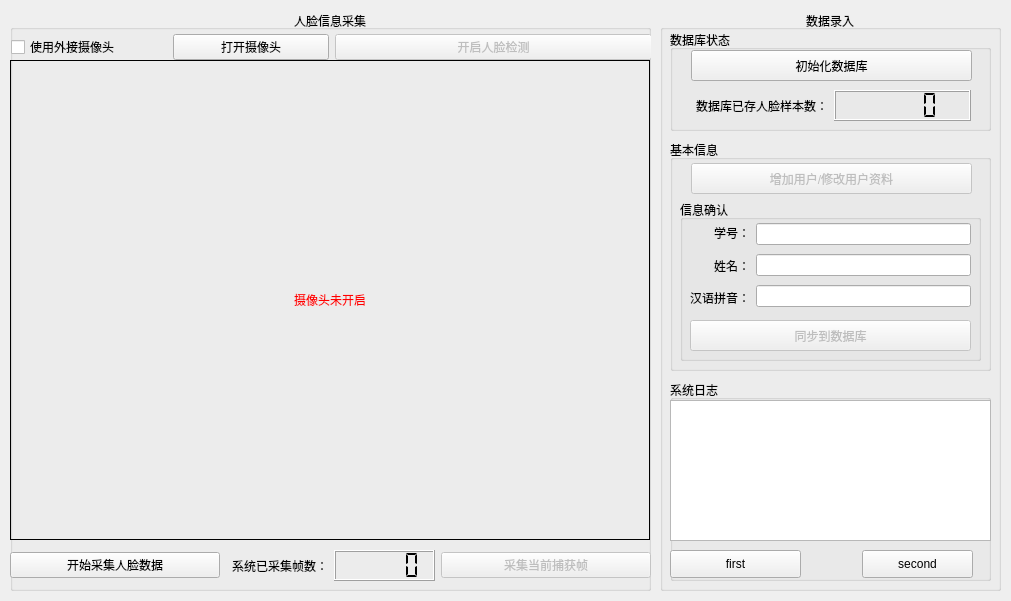
<?xml version="1.0" encoding="UTF-8"?>
<ui version="4.0">
 <class>dataRecordUI</class>
 <widget class="QWidget" name="dataRecordUI">
  <property name="geometry">
   <rect>
    <x>0</x>
    <y>0</y>
    <width>1011</width>
    <height>601</height>
   </rect>
  </property>
  <property name="windowTitle">
   <string>OpenCV Face Recognition System - DataRecord</string>
  </property>
  <widget class="QGroupBox" name="faceRecordGroupBox">
   <property name="geometry">
    <rect>
     <x>10</x>
     <y>10</y>
     <width>641</width>
     <height>581</height>
    </rect>
   </property>
   <property name="title">
    <string>人脸信息采集</string>
   </property>
   <property name="alignment">
    <set>Qt::AlignCenter</set>
   </property>
   <property name="flat">
    <bool>false</bool>
   </property>
   <widget class="QLabel" name="faceDetectCaptureLabel">
    <property name="geometry">
     <rect>
      <x>0</x>
      <y>50</y>
      <width>640</width>
      <height>480</height>
     </rect>
    </property>
    <property name="frameShape">
     <enum>QFrame::Box</enum>
    </property>
    <property name="text">
     <string>&lt;font color=red&gt;摄像头未开启&lt;/font&gt;</string>
    </property>
    <property name="alignment">
     <set>Qt::AlignCenter</set>
    </property>
   </widget>
   <widget class="QWidget" name="layoutWidget_2">
    <property name="geometry">
     <rect>
      <x>0</x>
      <y>540</y>
      <width>641</width>
      <height>31</height>
     </rect>
    </property>
    <layout class="QHBoxLayout" name="faceRecordHorizontalLayout">
     <item>
      <widget class="QPushButton" name="startFaceRecordButton">
       <property name="enabled">
        <bool>true</bool>
       </property>
       <property name="text">
        <string>开始采集人脸数据</string>
       </property>
      </widget>
     </item>
     <item>
      <layout class="QHBoxLayout" name="faceRecordCountHorizontalLayout">
       <item>
        <widget class="QLabel" name="faceRecordCountLabel">
         <property name="text">
          <string>系统已采集帧数：</string>
         </property>
         <property name="alignment">
          <set>Qt::AlignRight|Qt::AlignTrailing|Qt::AlignVCenter</set>
         </property>
        </widget>
       </item>
       <item>
        <widget class="QLCDNumber" name="faceRecordCountLcdNum">
         <property name="segmentStyle">
          <enum>QLCDNumber::Flat</enum>
         </property>
        </widget>
       </item>
      </layout>
     </item>
     <item>
      <widget class="QPushButton" name="enableFaceRecordButton">
       <property name="enabled">
        <bool>false</bool>
       </property>
       <property name="text">
        <string>采集当前捕获帧</string>
       </property>
      </widget>
     </item>
    </layout>
   </widget>
   <widget class="QWidget" name="layoutWidget">
    <property name="geometry">
     <rect>
      <x>1</x>
      <y>21</y>
      <width>641</width>
      <height>32</height>
     </rect>
    </property>
    <layout class="QHBoxLayout" name="controlHorizontalLayout">
     <item>
      <layout class="QHBoxLayout" name="webcamHorizontalLayout">
       <item>
        <widget class="QCheckBox" name="useExternalCameraCheckBox">
         <property name="text">
          <string>使用外接摄像头</string>
         </property>
        </widget>
       </item>
       <item>
        <widget class="QPushButton" name="startWebcamButton">
         <property name="text">
          <string>打开摄像头</string>
         </property>
        </widget>
       </item>
      </layout>
     </item>
     <item>
      <widget class="QPushButton" name="enableFaceDetectButton">
       <property name="enabled">
        <bool>false</bool>
       </property>
       <property name="text">
        <string>开启人脸检测</string>
       </property>
      </widget>
     </item>
    </layout>
   </widget>
   <zorder>layoutWidget_2</zorder>
   <zorder>faceDetectCaptureLabel</zorder>
   <zorder>layoutWidget</zorder>
  </widget>
  <widget class="QGroupBox" name="dataGroupBox">
   <property name="geometry">
    <rect>
     <x>660</x>
     <y>10</y>
     <width>341</width>
     <height>581</height>
    </rect>
   </property>
   <property name="title">
    <string>数据录入</string>
   </property>
   <property name="alignment">
    <set>Qt::AlignCenter</set>
   </property>
   <widget class="QGroupBox" name="userInfoGroupBox">
    <property name="geometry">
     <rect>
      <x>10</x>
      <y>130</y>
      <width>321</width>
      <height>231</height>
     </rect>
    </property>
    <property name="title">
     <string>基本信息</string>
    </property>
    <widget class="QGroupBox" name="infoConfirmGroupBox">
     <property name="geometry">
      <rect>
       <x>10</x>
       <y>60</y>
       <width>301</width>
       <height>161</height>
      </rect>
     </property>
     <property name="title">
      <string>信息确认</string>
     </property>
     <widget class="QWidget" name="layoutWidget_3">
      <property name="geometry">
       <rect>
        <x>10</x>
        <y>20</y>
        <width>281</width>
        <height>91</height>
       </rect>
      </property>
      <layout class="QHBoxLayout" name="infoConfirmHorizontalLayout">
       <item>
        <layout class="QVBoxLayout" name="keyVerticalLayout">
         <item>
          <widget class="QLabel" name="stuIDLabel">
           <property name="frameShape">
            <enum>QFrame::NoFrame</enum>
           </property>
           <property name="text">
            <string>学号：</string>
           </property>
           <property name="alignment">
            <set>Qt::AlignRight|Qt::AlignTrailing|Qt::AlignVCenter</set>
           </property>
          </widget>
         </item>
         <item>
          <widget class="QLabel" name="cnNameLabel">
           <property name="frameShape">
            <enum>QFrame::NoFrame</enum>
           </property>
           <property name="text">
            <string>姓名：</string>
           </property>
           <property name="alignment">
            <set>Qt::AlignRight|Qt::AlignTrailing|Qt::AlignVCenter</set>
           </property>
          </widget>
         </item>
         <item>
          <widget class="QLabel" name="enNameLabel">
           <property name="frameShape">
            <enum>QFrame::NoFrame</enum>
           </property>
           <property name="text">
            <string>汉语拼音：</string>
           </property>
           <property name="alignment">
            <set>Qt::AlignRight|Qt::AlignTrailing|Qt::AlignVCenter</set>
           </property>
          </widget>
         </item>
        </layout>
       </item>
       <item>
        <layout class="QVBoxLayout" name="valueVerticalLayout">
         <item>
          <widget class="QLineEdit" name="stuIDLineEdit">
           <property name="focusPolicy">
            <enum>Qt::StrongFocus</enum>
           </property>
           <property name="readOnly">
            <bool>true</bool>
           </property>
          </widget>
         </item>
         <item>
          <widget class="QLineEdit" name="cnNameLineEdit">
           <property name="focusPolicy">
            <enum>Qt::StrongFocus</enum>
           </property>
           <property name="readOnly">
            <bool>true</bool>
           </property>
          </widget>
         </item>
         <item>
          <widget class="QLineEdit" name="enNameLineEdit">
           <property name="focusPolicy">
            <enum>Qt::StrongFocus</enum>
           </property>
           <property name="readOnly">
            <bool>true</bool>
           </property>
          </widget>
         </item>
        </layout>
       </item>
      </layout>
     </widget>
     <widget class="QPushButton" name="migrateToDbButton">
      <property name="enabled">
       <bool>false</bool>
      </property>
      <property name="geometry">
       <rect>
        <x>10</x>
        <y>120</y>
        <width>281</width>
        <height>31</height>
       </rect>
      </property>
      <property name="text">
       <string>同步到数据库</string>
      </property>
      <property name="autoDefault">
       <bool>false</bool>
      </property>
     </widget>
    </widget>
    <widget class="QPushButton" name="addOrUpdateUserInfoButton">
     <property name="enabled">
      <bool>false</bool>
     </property>
     <property name="geometry">
      <rect>
       <x>21</x>
       <y>23</y>
       <width>281</width>
       <height>31</height>
      </rect>
     </property>
     <property name="text">
      <string>增加用户/修改用户资料</string>
     </property>
     <property name="autoDefault">
      <bool>false</bool>
     </property>
    </widget>
   </widget>
   <widget class="QGroupBox" name="logGroupBox">
    <property name="geometry">
     <rect>
      <x>10</x>
      <y>370</y>
      <width>321</width>
      <height>201</height>
     </rect>
    </property>
    <property name="title">
     <string>系统日志</string>
    </property>
    <widget class="QTextEdit" name="logTextEdit">
     <property name="geometry">
      <rect>
       <x>0</x>
       <y>20</y>
       <width>321</width>
       <height>141</height>
      </rect>
     </property>
    </widget>
    <widget class="QPushButton" name="Recordfirst">
     <property name="geometry">
      <rect>
       <x>0</x>
       <y>170</y>
       <width>131</width>
       <height>28</height>
      </rect>
     </property>
     <property name="text">
      <string>first</string>
     </property>
    </widget>
    <widget class="QPushButton" name="Recordsecond">
     <property name="geometry">
      <rect>
       <x>192</x>
       <y>170</y>
       <width>111</width>
       <height>28</height>
      </rect>
     </property>
     <property name="text">
      <string>second</string>
     </property>
    </widget>
   </widget>
   <widget class="QGroupBox" name="dbGroupBox">
    <property name="geometry">
     <rect>
      <x>10</x>
      <y>20</y>
      <width>321</width>
      <height>101</height>
     </rect>
    </property>
    <property name="title">
     <string>数据库状态</string>
    </property>
    <widget class="QWidget" name="layoutWidget_4">
     <property name="geometry">
      <rect>
       <x>20</x>
       <y>60</y>
       <width>281</width>
       <height>31</height>
      </rect>
     </property>
     <layout class="QHBoxLayout" name="dbUserCountHorizontalLayout">
      <item>
       <widget class="QLabel" name="dbUserCountLabel">
        <property name="text">
         <string>数据库已存人脸样本数：</string>
        </property>
        <property name="alignment">
         <set>Qt::AlignRight|Qt::AlignTrailing|Qt::AlignVCenter</set>
        </property>
       </widget>
      </item>
      <item>
       <widget class="QLCDNumber" name="dbUserCountLcdNum">
        <property name="segmentStyle">
         <enum>QLCDNumber::Flat</enum>
        </property>
       </widget>
      </item>
     </layout>
    </widget>
    <widget class="QPushButton" name="initDbButton">
     <property name="geometry">
      <rect>
       <x>21</x>
       <y>20</y>
       <width>281</width>
       <height>31</height>
      </rect>
     </property>
     <property name="text">
      <string>初始化数据库</string>
     </property>
    </widget>
   </widget>
  </widget>
 </widget>
 <resources/>
 <connections/>
</ui>
